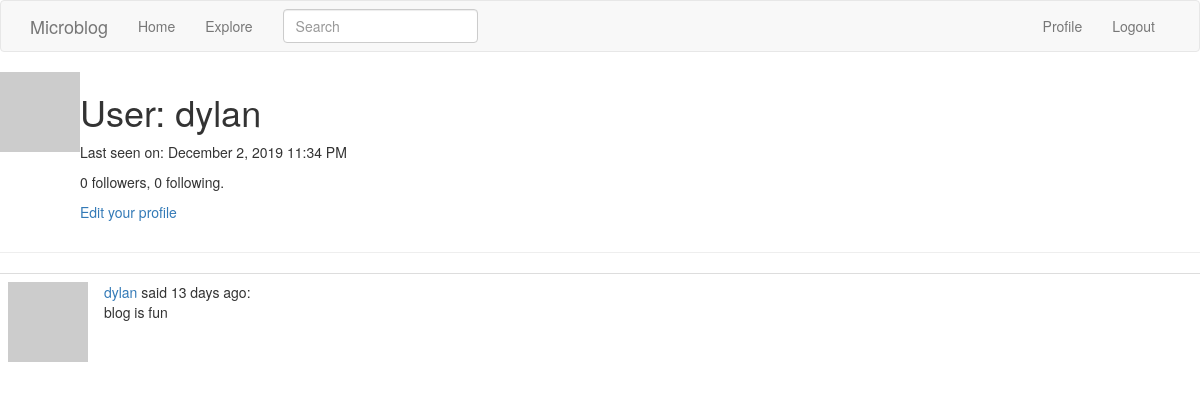
The app's page /user/dylan (signed in), older data.
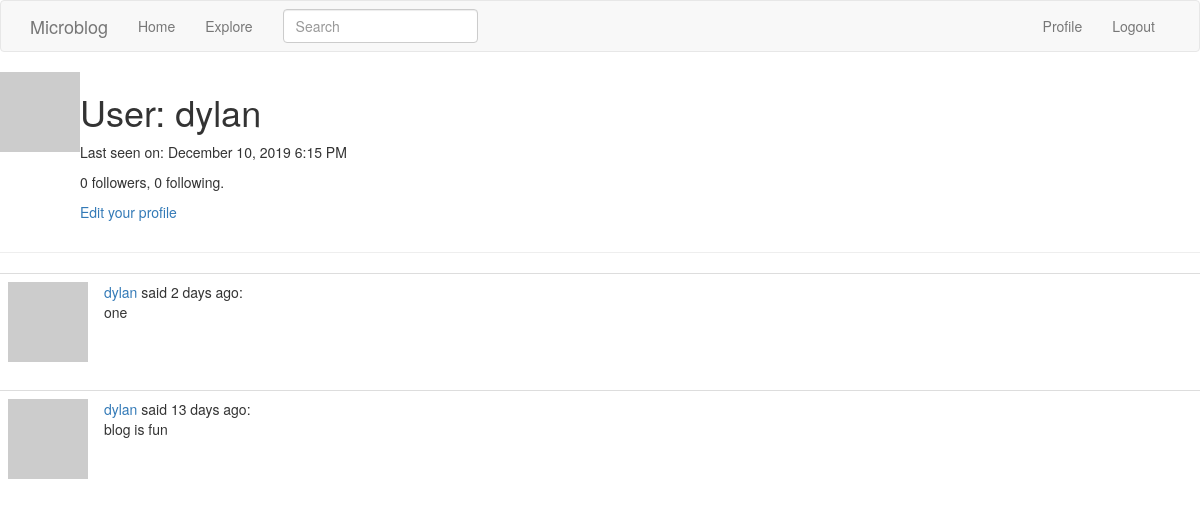
The same page, newer data.
### app/models.py (models this page shows, shortened)
class User(UserMixin, db.Model):
    id = db.Column(db.Integer, primary_key=True)
    username = db.Column(db.String(64), index=True, unique=True)
    email = db.Column(db.String(120), index=True, unique=True)
    password_hash = db.Column(db.String(128))
    posts = db.relationship('Post', backref='author', lazy='dynamic')
    about_me = db.Column(db.String(140))
    last_seen = db.Column(db.DateTime, default=datetime.utcnow)
    followed = db.relationship(
        'User', secondary=followers,
        primaryjoin=(followers.c.follower_id == id),
        secondaryjoin=(followers.c.followed_id == id),
        backref=db.backref('followers', lazy='dynamic'), lazy='dynamic')
    def avatar(self, size):
        digest = md5(self.email.lower().encode('utf-8')).hexdigest()
        return 'https://www.gravatar.com/avatar/{}?d=identicon&s={}'.format(
            digest, size)

class SearchableMixin(object):
    @classmethod
    def before_commit(cls, session):
        session._changes = {
            'add': list(session.new),
            'update': list(session.dirty),
            'delete': list(session.deleted)
        }
    @classmethod
    def after_commit(cls, session):
        for obj in session._changes['add']:
            if isinstance(obj, SearchableMixin):
                add_to_index(obj.__tablename__, obj)
        for obj in session._changes['update']:
            if isinstance(obj, SearchableMixin):
                add_to_index(obj.__tablename__, obj)
        for obj in session._changes['delete']:
            if isinstance(obj, SearchableMixin):
                remove_from_index(obj.__tablename__, obj)
        session._changes = None

class Post(SearchableMixin, db.Model):
    __searchable__ = ['body']
    id = db.Column(db.Integer, primary_key=True)
    body = db.Column(db.String(140))
    timestamp = db.Column(db.DateTime, index=True, default=datetime.utcnow)
    user_id = db.Column(db.Integer, db.ForeignKey('user.id'))

### app/routes.py (the view)
@app.route('/user/<username>')
@login_required
def user(username):
    user = User.query.filter_by(username=username).first_or_404()
    page = request.args.get('page', 1, type=int)
    posts = user.posts.order_by(Post.timestamp.desc()).paginate(
        page, app.config['POSTS_PER_PAGE'], False)
    next_url = url_for('user', username=user.username, page=posts.next_num) \
        if posts.has_next else None
    prev_url = url_for('user', username=user.username, page=posts.prev_num) \
        if posts.has_prev else None
    return render_template('user.html', user=user, posts=posts.items,
                           next_url=next_url, prev_url=prev_url)

### app/forms.py
class SearchForm(FlaskForm):
    q = StringField(_l('Search'), validators=[DataRequired()])
    def __init__(self, *args, **kwargs):
        if 'formdata' not in kwargs:
            kwargs['formdata'] = request.args
        if 'csrf_enabled' not in kwargs:
            kwargs['csrf_enabled'] = False
        super(SearchForm, self).__init__(*args, **kwargs)

### app/models.py (called while the page is built)
@login.user_loader
def load_user(id):
    return User.query.get(int(id))

### app/routes.py (called while the page is built)
@app.before_request
def before_request():
    if current_user.is_authenticated:
        current_user.last_seen = datetime.utcnow()
        db.session.commit()
        g.search_form = SearchForm()
    g.locale = str(get_locale())

### app/templates/user.html (shortened to what this page needs)
{% extends "base.html" %}
{% block content %}
    <table>
        <tr valign="top">
            <td><img src="{{ user.avatar(128) }}"></td>
            <td>
                <h1>User: {{ user.username }}</h1>
                {% if user.last_seen %}
                <p>Last seen on: {{ moment(user.last_seen).format('LLL') }}</p>
                {% endif %}                <p>{{ user.followers.count() }} followers, {{ user.followed.count() }} following.</p>
                {% if user == current_user %}
                <p><a href="{{ url_for('edit_profile') }}">Edit your profile</a></p>
                {% elif not current_user.is_following(user) %}
                <p><a href="{{ url_for('follow', username=user.username) }}">Follow</a></p>
                {% else %}
                <p><a href="{{ url_for('unfollow', username=user.username) }}">Unfollow</a></p>
                {% endif %}
            </td>
        </tr>
    </table>
    <hr>
    {% for post in posts %}
        {% include '_post.html' %}
    {% endfor %}
{% endblock %}

### app/templates/base.html (shortened to what this page needs)
{% extends 'bootstrap/base.html' %}
{% block navbar %}
    <nav class="navbar navbar-default">
        <div class="container">
            <div class="navbar-header">
                <a class="navbar-brand" href="{{ url_for('index') }}">Microblog</a>
            </div>
            <div class="collapse navbar-collapse" id="bs-example-navbar-collapse-1">
                <ul class="nav navbar-nav">
                    <li><a href="{{ url_for('index') }}">Home</a></li>
                    <li><a href="{{ url_for('explore') }}">Explore</a></li>
                </ul>
                {% if g.search_form %}
                <form class="navbar-form navbar-left" method="get" action="{{ url_for('search') }}">
                    <div class="form-group">
                        {{ g.search_form.q(size=20, class='form-control',
                            placeholder=g.search_form.q.label.text) }}
                    </div>
                </form>
                {% endif %}
                <ul class="nav navbar-nav navbar-right">
                    {% if current_user.is_anonymous %}
                    <li><a href="{{ url_for('login') }}">Login</a></li>
                    {% else %}
                    <li><a href="{{ url_for('user', username=current_user.username) }}">Profile</a></li>
                    <li><a href="{{ url_for('logout') }}">Logout</a></li>
                    {% endif %}
                </ul>
            </div>
        </div>
    </nav>
{% endblock %}

### app/templates/_post.html
<table class="table table-hover">
    <tr>
        <td width="70px">
            <a href="{{ url_for('user', username=post.author.username) }}">
                <img src="{{ post.author.avatar(70) }}" />
            </a>
        </td>
        <td>
            <a href="{{ url_for('user', username=post.author.username) }}">
                {{ post.author.username }}
            </a>
            said {{ moment(post.timestamp).fromNow() }}:
            <br>
            {{ post.body }}
        </td>
    </tr>
</table>

Row changes from the older to the newer data that the page shows:
changed User "dylan": last_seen "December 2, 2019 11:34 PM" → "December 10, 2019 6:15 PM"
added Post: author.username "dylan", timestamp "2 days ago", body "one"
